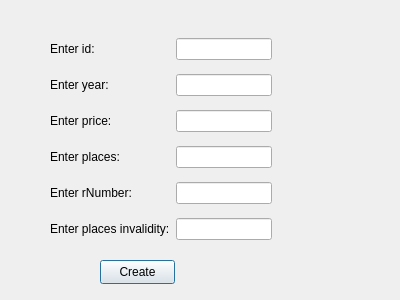
<?xml version="1.0" encoding="UTF-8"?>
<ui version="4.0">
 <class>CreateBus</class>
 <widget class="QDialog" name="CreateBus">
  <property name="geometry">
   <rect>
    <x>0</x>
    <y>0</y>
    <width>400</width>
    <height>300</height>
   </rect>
  </property>
  <property name="windowTitle">
   <string>Dialog</string>
  </property>
  <widget class="QWidget" name="layoutWidget">
   <property name="geometry">
    <rect>
     <x>50</x>
     <y>30</y>
     <width>222</width>
     <height>220</height>
    </rect>
   </property>
   <layout class="QGridLayout" name="gridLayout">
    <item row="2" column="1">
     <widget class="QLineEdit" name="Price_LN"/>
    </item>
    <item row="5" column="1">
     <widget class="QLineEdit" name="Invalidity_LN"/>
    </item>
    <item row="1" column="1">
     <widget class="QLineEdit" name="Year_LN"/>
    </item>
    <item row="4" column="1">
     <widget class="QLineEdit" name="rNumber_LN"/>
    </item>
    <item row="3" column="0">
     <widget class="QLabel" name="Places_LB">
      <property name="text">
       <string>Enter places:</string>
      </property>
     </widget>
    </item>
    <item row="0" column="1">
     <widget class="QLineEdit" name="Id_LN"/>
    </item>
    <item row="0" column="0">
     <widget class="QLabel" name="Id_LB">
      <property name="text">
       <string>Enter id:</string>
      </property>
     </widget>
    </item>
    <item row="4" column="0">
     <widget class="QLabel" name="rNumber_LB">
      <property name="text">
       <string>Enter rNumber:</string>
      </property>
     </widget>
    </item>
    <item row="5" column="0">
     <widget class="QLabel" name="Invalidity_LB">
      <property name="text">
       <string>Enter places invalidity:</string>
      </property>
     </widget>
    </item>
    <item row="2" column="0">
     <widget class="QLabel" name="Price_LB">
      <property name="text">
       <string>Enter price:</string>
      </property>
     </widget>
    </item>
    <item row="3" column="1">
     <widget class="QLineEdit" name="Places_LN"/>
    </item>
    <item row="1" column="0">
     <widget class="QLabel" name="Year_LB">
      <property name="text">
       <string>Enter year:</string>
      </property>
     </widget>
    </item>
   </layout>
  </widget>
  <widget class="QPushButton" name="CreateBus_PB">
   <property name="geometry">
    <rect>
     <x>100</x>
     <y>260</y>
     <width>75</width>
     <height>24</height>
    </rect>
   </property>
   <property name="text">
    <string>Create</string>
   </property>
  </widget>
 </widget>
 <resources/>
 <connections/>
</ui>
